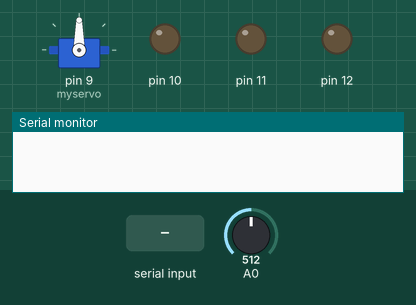
The sketch below on a simulated Arduino Uno, built with avr-gcc and run on an emulated ATmega328P. Shown: servo, output pins drawn as LEDs (lit = HIGH), the last lines printed to the serial monitor. The test bench sets the inputs (shaded band); at power-on: A0 = 512.

Above: at 1.2 s.
1.3 s: "A" received over Serial
At 3.2 s:
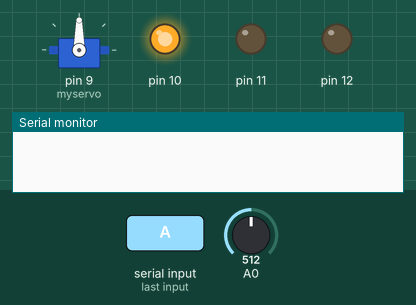
3.5 s: "E" received over Serial
At 4.9 s:
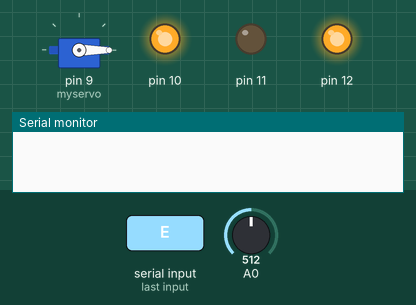
11.5 s: "C" received over Serial
At 13.2 s:
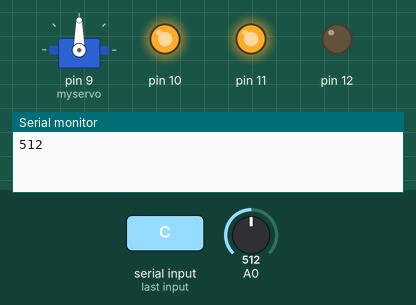
13.5 s: "F" received over Serial
At 14.9 s:
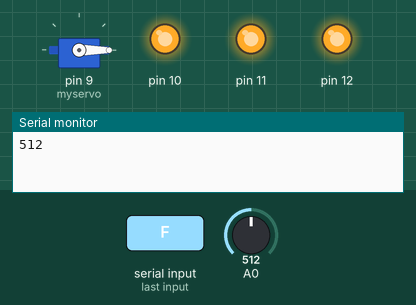
26.5 s: "A" received over Serial
At 28.2 s:
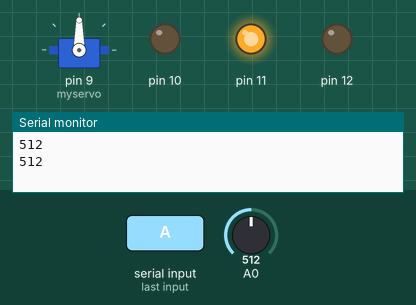
28.5 s: "G" received over Serial
At 29.9 s:
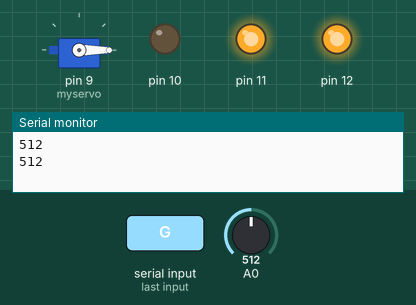
Timing chart, 0 to 50.5 s (numbered marks = the images above; inputs shaded):
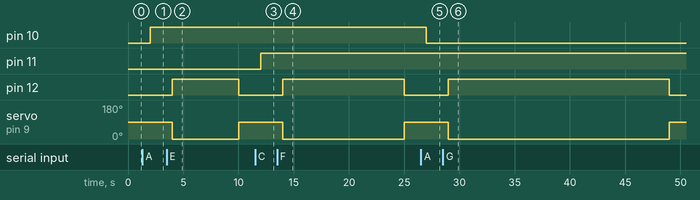

Measured:
- after the input at 1.3 s, pin 10: LOW → HIGH after 0.70 s
- after the input at 3.5 s, pin 12: LOW → HIGH after 0.50 s, → LOW 6.0 s later; servo on pin 9 (myservo): 90° → 0° after 0.50 s, → 90° 6.0 s later
- after the input at 11.5 s, pin 11: LOW → HIGH after 0.50 s
- after the input at 13.5 s, pin 12: LOW → HIGH after 0.50 s, → LOW 11.0 s later; servo on pin 9 (myservo): 90° → 0° after 0.50 s, → 90° 11.0 s later
- after the input at 26.5 s, pin 10: HIGH → LOW after 0.50 s
- after the input at 28.5 s, pin 12: LOW → HIGH after 0.50 s, → LOW 20.0 s later; servo on pin 9 (myservo): 90° → 0° after 0.50 s, → 90° 20.0 s later

The sketch:

arduino_script.ino
```cpp
#include <Servo.h>

Servo myservo;
const int dry = 614;
const int wet = 311;
int humidityTimer = 0;
int waterStartTimer = 0;
int lightState = LOW;
int waterState = LOW;
int smartState = LOW;
int currentMillis = millis();
int waterLimit = 5000;

void setup() {
  Serial.begin(9600);
  pinMode(10, OUTPUT);
  pinMode(12, OUTPUT);
  pinMode(11, OUTPUT);
  myservo.attach(9);
  myservo.write(90);
}

void loop() {
  currentMillis = millis();
  if (Serial.available() > 0) {
        char received = Serial.read();
        // handle the received char signal
        if (received == 'A') {
            light();
        } else if (received == 'E' || received == 'F' || received == 'G') {
            if (received == 'E') {
                waterLimit = 5000;
            } else if (received == 'F') {
                waterLimit = 10000;
            } else if (received == 'G') {
                waterLimit = 20000;
            }
            waterStart(currentMillis);
        } else if (received == 'C') {
            smart();
        }
  }
  if(waterState == HIGH && currentMillis - waterStartTimer > waterLimit){
    // after 5 seconds, turn off water
    waterStop();
  }
  if(currentMillis - humidityTimer > 10000){
    // every 10 seconds
    humidityTimer = currentMillis;
    humidity();
  }
  delay(1000);
}


void humidity(){
  int sensorVal = analogRead(A0);
  // int humidityPercent = map(sensorVal, wet, dry, 100, 0);
  Serial.println(sensorVal);
  // Serial.print("-");
  // Serial.println(humidityPercent);
  // Serial.print("%");
}

void light(){
  if(lightState == LOW){
    lightState = HIGH;
    digitalWrite(10, HIGH);
  }else{
    lightState = LOW;
    digitalWrite(10, LOW);
  }
}
void waterStart(int currentMillis){
  waterStartTimer = currentMillis;
  digitalWrite(12, HIGH);
  myservo.write(0);
  waterState = HIGH;
}

void waterStop()
{
  myservo.write(90);
  digitalWrite(12, LOW);
  waterState = LOW;
}

// void water(int currentMillis){
//   if(waterState == LOW){
//     waterTimer = currentMillis;
//     waterState = HIGH;
//     digitalWrite(12, HIGH);
//     pos = 256;
//     myservo.write(pos);              // tell servo to go to position in variable 'pos'
//   }else{
//     waterState = LOW;
//     digitalWrite(12, LOW);
//     delay(500);
//     digitalWrite(12, HIGH);
//     delay(500);
//     digitalWrite(12, LOW);
//     delay(500);
//     digitalWrite(12, HIGH);
//     delay(500);
//     digitalWrite(12, LOW);
//     delay(500);
//     digitalWrite(12, HIGH);
//     delay(500);
//     digitalWrite(12, LOW);
//     pos = 0;
//     myservo.write(pos);
//   }
// }

void smart(){
  if(smartState == LOW){
    smartState = HIGH;
    digitalWrite(11, HIGH);
  }else{
    smartState = LOW;
    digitalWrite(11, LOW);
  }
}
```
